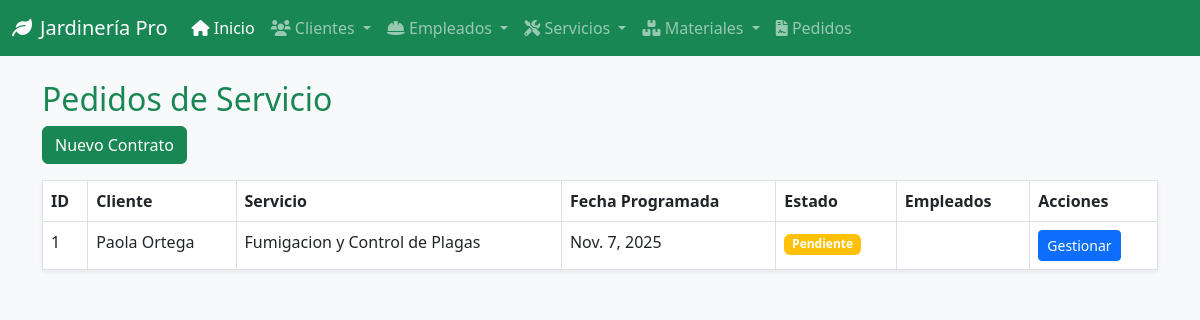
/contratos/, run on the app's committed database.
### gestion/models.py (models this page shows, shortened)
class ContratoServicio(models.Model):
    cliente = models.ForeignKey(Cliente, on_delete=models.CASCADE, related_name='contratos')
    servicio = models.ForeignKey(Servicio, on_delete=models.CASCADE, related_name='contratos')
    empleados = models.ManyToManyField(Empleado, related_name='servicios_asignados')
    fecha_contrato = models.DateField(auto_now_add=True)
    fecha_programada = models.DateField()
    estado = models.CharField(
        max_length=20,
        choices=[
            ('PENDIENTE', 'Pendiente'),
            ('EN_PROGRESO', 'En Progreso'),
            ('COMPLETADO', 'Completado'),
            ('CANCELADO', 'Cancelado'),
        ],
        default='PENDIENTE'
    )
    observaciones = models.TextField(blank=True, null=True)
    costo_total = models.DecimalField(max_digits=10, decimal_places=2, blank=True, null=True)

class Cliente(models.Model):
    nombre = models.CharField(max_length=100)
    apellido = models.CharField(max_length=100)
    telefono = models.CharField(max_length=15, unique=True)
    email = models.EmailField(unique=True)
    direccion = models.CharField(max_length=100)
    ciudad = models.CharField(max_length=100)
    codigo_postal = models.CharField(max_length=10)
    def __str__(self):
        return f"{self.nombre} {self.apellido}"

class Servicio(models.Model):
    nombre_servicio = models.CharField(max_length=100)
    descripcion = models.TextField()
    precio = models.DecimalField(max_digits=8, decimal_places=2)
    duracion_estimada_horas = models.DecimalField(max_digits=4, decimal_places=2)
    fecha_creacion = models.DateTimeField(auto_now_add=True)
    activo = models.BooleanField(default=True)
    tipo_servicio = models.CharField(max_length=50, help_text="Ej: Poda, Riego, Diseño, Fumigación")
    def __str__(self):
        return self.nombre_servicio

### gestion/views.py (the view)
# urls.py: path('contratos/', views.ver_contratos, name='ver_contratos'),
def ver_contratos(request):
    contratos = ContratoServicio.objects.all().order_by('-fecha_contrato')
    return render(request, 'contrato/ver_contratos.html', {'contratos': contratos})

### templates/contrato/ver_contratos.html (shortened to what this page needs)
{% extends 'base.html' %}
{% block content %}
<h2 class="text-success">Pedidos de Servicio</h2>
<a href="{% url 'agregar_contrato' %}" class="btn btn-success mb-3">Nuevo Contrato</a>
<table class="table table-bordered bg-white shadow-sm">
    <thead>
        <tr>
            <th>ID</th>
            <th>Cliente</th>
            <th>Servicio</th>
            <th>Fecha Programada</th>
            <th>Estado</th>
            <th>Empleados</th>
            <th>Acciones</th>
        </tr>
    </thead>
    <tbody>
        {% for c in contratos %}
        <tr>
            <td>{{ c.id }}</td>
            <td>{{ c.cliente }}</td>
            <td>{{ c.servicio }}</td>
            <td>{{ c.fecha_programada }}</td>
            <td>
                <span class="badge bg-{% if c.estado == 'COMPLETADO' %}success{% elif c.estado == 'PENDIENTE' %}warning{% else %}secondary{% endif %}">
                    {{ c.get_estado_display }}
                </span>
            </td>
            <td>
            </td>
            <td>
                <a href="{% url 'actualizar_contrato' c.id %}" class="btn btn-sm btn-primary">Gestionar</a>
            </td>
        </tr>
        {% endfor %}
    </tbody>
</table>
{% endblock %}

### data on the page
ContratoServicio: id "1", cliente "Paola Ortega", servicio "Fumigacion y Control de Plagas", fecha_programada "Nov. 7, 2025", estado "Pendiente"
